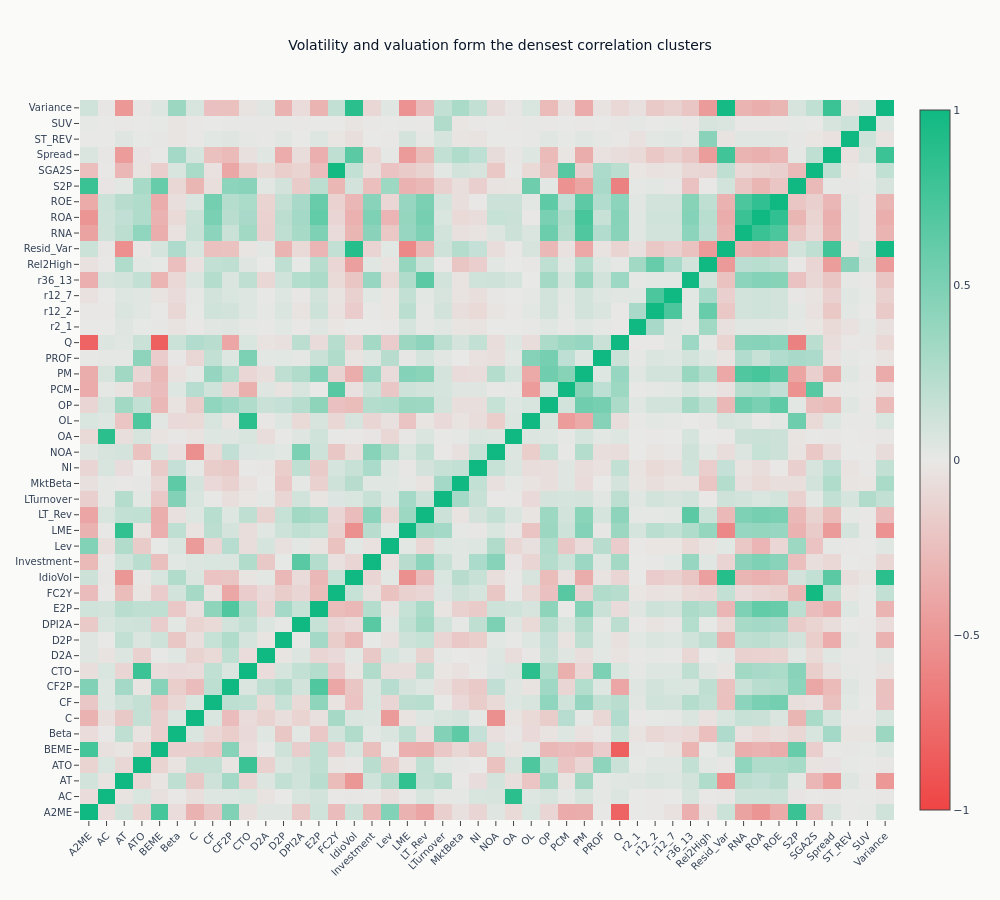

Here is the notebook cell this chart was saved with:
### Code cell
# Correlation heatmap on the ML4T diverging scale (negative -> neutral -> positive)
_div = ml4t_diverging()
fig = go.Figure(
    data=go.Heatmap(
        z=corr_matrix,
        x=feature_cols,
        y=feature_cols,
        colorscale=[[0.0, _div[0]], [0.5, _div[1]], [1.0, _div[2]]],
        zmid=0,
        zmin=-1,
        zmax=1,
    )
)
fig.update_layout(
    title="Volatility and valuation form the densest correlation clusters",
    width=1000,
    height=900,
    xaxis_tickangle=-45,
)
fig.show()

### Figure 1 — Plotly figure (JSON) as saved in the notebook; plotly's stock layout.template omitted (floating-point values rounded to 4 significant figures; data arrays with more than 128 entries replaced by an {"elided": "..."} marker saying what was removed)
{"data": [{"colorscale": [[0.0, "#ef4444"], [0.5, "#e8e8e6"], [1.0, "#10b981"]], "type": "heatmap", "x": ["A2ME", "AC", "AT", "ATO", "BEME", "Beta", "C", "CF", "CF2P", "CTO", "D2A", "D2P", "DPI2A", "E2P", "FC2Y", "IdioVol", "Investment", "Lev", "LME", "LT_Rev", "LTurnover", "MktBeta", "NI", "NOA", "OA", "OL", "OP", "PCM", "PM", "PROF", "Q", "r2_1", "r12_2", "r12_7", "r36_13", "Rel2High", "Resid_Var", "RNA", "ROA", "ROE", "S2P", "SGA2S", "Spread", "ST_REV", "SUV", "Variance"], "y": ["A2ME", "AC", "AT", "ATO", "BEME", "Beta", "C", "CF", "CF2P", "CTO", "D2A", "D2P", "DPI2A", "E2P", "FC2Y", "IdioVol", "Investment", "Lev", "LME", "LT_Rev", "LTurnover", "MktBeta", "NI", "NOA", "OA", "OL", "OP", "PCM", "PM", "PROF", "Q", "r2_1", "r12_2", "r12_7", "r36_13", "Rel2High", "Resid_Var", "RNA", "ROA", "ROE", "S2P", "SGA2S", "Spread", "ST_REV", "SUV", "Variance"], "z": {"elided": "46x46 float values"}, "zmax": 1, "zmid": 0, "zmin": -1}], "layout": {"height": 900, "title": {"text": "Volatility and valuation form the densest correlation clusters"}, "width": 1000, "xaxis": {"tickangle": -45}}}
